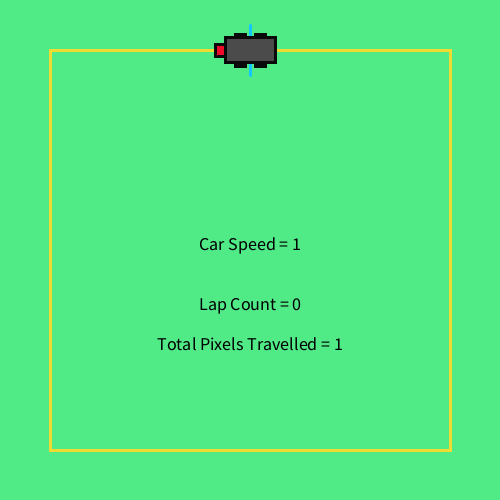
Frame 1 (no input)
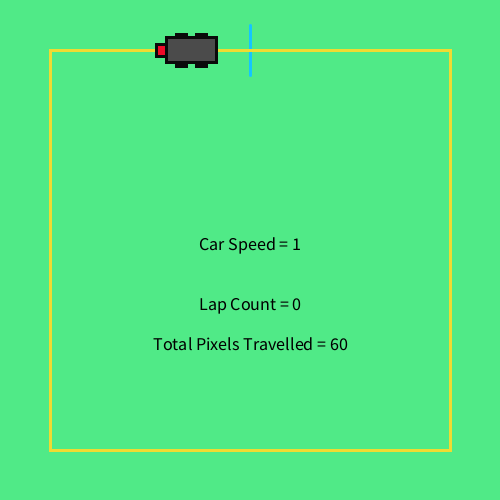
Frame 60 (the mouse pressed at the canvas centre just before this capture)
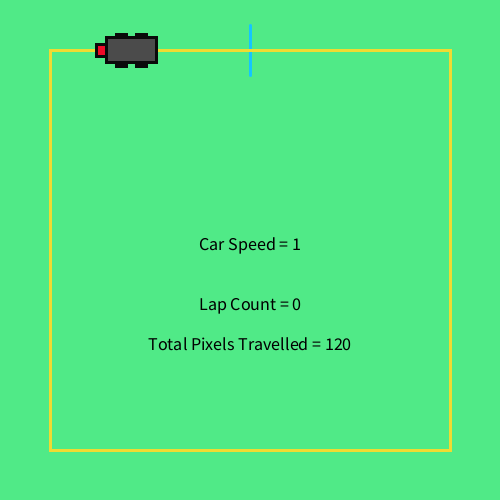
Frame 120 (the mouse held since frame 60 and released just before this capture)

The Processing sketch that drew these frames (run headless with seeded random() and noise(); from frame 60 on, the mouse is pressed at the canvas centre):

// Processing sketch: processing_160695
// ── processing_160695.pde

/*
File Name: boxCar
Author: Dylan Martin
This program draws a car that drives around a track, and it
reports information about the loaction, speed, and distance traveled.
*/
int carX = 250;
int carY = 50;
int dimX = 50;
int dimY = 25;
int moveCounter = 1;
int lapCounter = 0;
int stop = 0;
int speedOne = 1;
int speedTwo = 0;
int speedThree = 0;
int pixelCounter = 0;

void setup()
{
 size(500, 500);
}

void draw()
{
 background(80, 234, 135);  // can be a different background color

 displayLapMarker(250, 25, 0);

 displayTrack(450, 50, 0, 0, 0, 0);

 displayBoxCar();

 displayCarSpeed(250, 250, 18, 0);

 //displayCarPosition(250, 270, 18, 0);

 displayLapCount(250, 310, 18, 0);

 //displayLapPixels(250, 330, 18, 0, 0);

 displayTotalPixels(250, 350, 18, 0, 0);
 


}



void displayTrack(int x, int y, int w, int h, int trackWidth, color c)
{


  
 stroke(240,219,50);
 noFill();

 beginShape();
 vertex(y, y);
 vertex(y, x);
 vertex(x, x);
 vertex(x, y);
 endShape(CLOSE);
}

void displayCarPosition(int x, int y, int tSize, color c)
{
 textAlign(CENTER);
 textSize(tSize);
 text("Car X Position = " + carX, x, y);
 text("Car Y Position = " + carY, x, y+20);
}

void displayLapCount(int x, int y, int tSize, color c)
{
 textAlign(CENTER);
 textSize(tSize);
 text("Lap Count = " + lapCounter, x, y);
 if (carX == 250 && carY == 50)
 {
   lapCounter++;
 }
 println(lapCounter);
}

void displayLapMarker(int x, int y, color c)
{

 strokeWeight(3);
 stroke(21, 197, 297);
 line(x, y, x, y + 50);
}

void displayBoxCar()
{


  stroke(10);
  

  rectMode(CENTER);
  
  if (moveCounter == 1)
  {
    fill(239,12,41);
    rect(carX-10, carY, dimX, dimY/2);
    fill(10);
    rect(carX-10, carY, dimX/5, dimY+7);
    rect(carX+10, carY, dimX/5, dimY+7);
  }
  
  if (moveCounter == 3)
  {
    fill(239,12,41);
    rect(carX+10, carY, dimX, dimY/2);
    fill(10);
    rect(carX-10, carY, dimX/5, dimY+7);
    rect(carX+10, carY, dimX/5, dimY+7);
  }
  
   if (moveCounter == 2)
  {
    fill(239,12,41);
    rect(carX, carY+10, dimX/2, dimY);
    fill(10);
    rect(carX, carY-10, dimX+8, dimY/5);
    rect(carX, carY+10, dimX+8, dimY/5);
  }
  
   if (moveCounter == 4)
  {
    fill(239,12,41);
    rect(carX, carY-10, dimX/2, dimY);
    fill(10);
    rect(carX, carY-10, dimX+8, dimY/5);
    rect(carX, carY+10, dimX+8, dimY/5);
  }
  
  fill(75);
  rect(carX, carY, dimX, dimY);
  moveCar();
}

void moveCar()
{




 if (speedOne == 1)              // speed 1
 {
   pixelCounter++;



   if ( moveCounter == 1)
   {
     carX--;
   }

   if ( carX == 50 && carY == 50)
   {
     moveCounter++;
   }

   if (moveCounter == 2)
   {
     dimX = 25;
     dimY = 50;
     carY++;
   }

   if ( carX == 50 && carY == 450)
   {
     moveCounter++;
   }
   if (moveCounter == 3)
   {
     dimX = 50;
     dimY = 25;
     carX++;
   }

   if ( carX == 450 && carY == 450)
   {
     moveCounter++;
   }

   if (moveCounter == 4)
   {
     dimX = 25;
     dimY = 50;
     carY--;
   }

   if ( carX == 450 && carY == 50)
   {
     dimX = 50;
     dimY = 25;
     moveCounter = 1;
   }
 }

 if (speedTwo == 1)                      // speed 2
 {
   pixelCounter = pixelCounter+2;

   if ( moveCounter == 1)
   {
     carX--;
     carX--;
   }

   if ( carX == 50 && carY == 50 )
   {
     moveCounter++;
   }

   if ( carX == 49 && carY == 50 )
   {
     moveCounter++;
     carX++;
   }
 


   if (moveCounter == 2)
   {
     dimX = 25;
     dimY = 50;
     carY++;
     carY++;
   }

   if ( carX == 50 && carY == 450)
   {
     moveCounter++;
   }

   if ( carX == 50 && carY == 449)
   {
     moveCounter++;
     carY++;
   }

   if (moveCounter == 3)
   {
     dimX = 50;
     dimY = 25;
     carX++;
     carX++;
   }

   if ( carX == 450 && carY == 450)
   {
     moveCounter++;
   }

   if ( carX == 449 && carY == 450)
   {
     moveCounter++;
     carX++;
   }

   if (moveCounter == 4)
   {
     dimX = 25;
     dimY = 50;
     carY--;
     carY--;
   }

   if ( carX == 450 && carY == 50)
   {
     dimX = 50;
     dimY = 25;
     moveCounter = 1;
   }

   if ( carX == 450 && carY == 49)
   {
     dimX = 50;
     dimY = 25;
     carY--;
     moveCounter = 1;
   }
 }
}





void displayLapPixels(int x, int y, int tSize, color c, int dst)
{
 textAlign(CENTER);
 textSize(18);
 text("Lap Pixels Travelled = " + 1600*lapCounter, x, y);
}

void displayTotalPixels(int x, int y, int tSize, color c, int tdst)
{
 textAlign(CENTER);
 textSize(18);
 text("Total Pixels Travelled = " + pixelCounter, x, y);
}

void displayCarSpeed(int x, int y, int tSize, color c)
{
 textAlign(CENTER);
 textSize(tSize);
 fill(0);

 if (key == '0')
 {
   text("Car Speed = " + 0, x, y);
 }
 else if (key == '1')
 {
   text("Car Speed = " + 1, x, y);
 }
 else if (key == '2') {
   text("Car Speed = " + 2, x, y);
   }
 else
 {
   text("Car Speed = " +1, x, y);
 }
}





void keyPressed()
{
 if (key == '0')
 {
   speedOne = 0;
   speedTwo = 0;
 }

 if (key == '1')
 {
   speedTwo = 0;
   speedOne = 1;
 }

 if (key == '2')
 {
   speedOne = 0;
   speedTwo = 1;
 }

}
